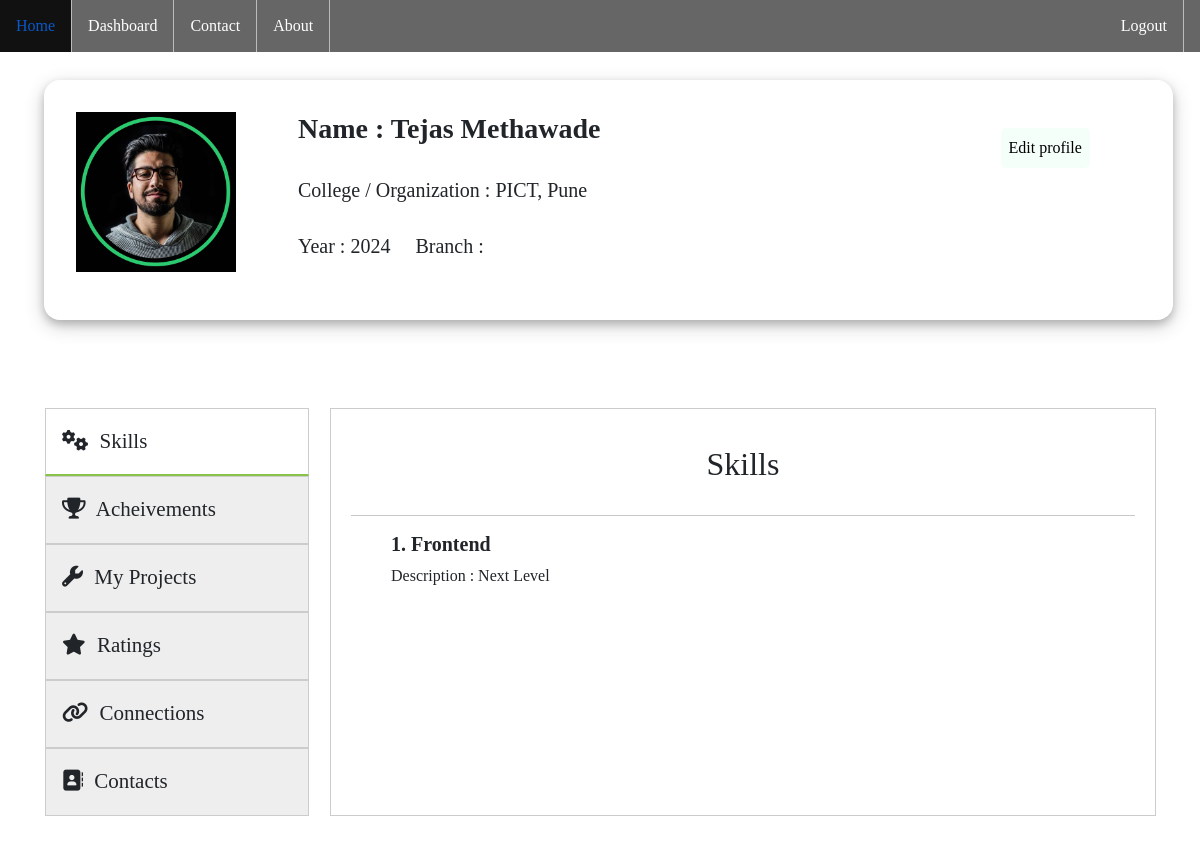
The app's page /panel/profile/ (signed in) with its own data.
### panel/models.py (models this page shows)
class Profile(models.Model):
    user = models.OneToOneField(User,on_delete=models.CASCADE,primary_key=True)
    Profile_photo = models.ImageField(upload_to="images/",null=True,blank=True)
    Gender = models.CharField(max_length=10,default="male")
    Domain = models.CharField(max_length=200,default="Developer")
    Clg_Org = models.CharField(max_length=200,null=True,blank=True)
    Year = models.IntegerField(null=True,blank=True)
    Branch_Dept = models.CharField(max_length=100)
    Working_status = models.BooleanField(default=True)
    Skills = models.JSONField(null=True,blank=True)
    Achivements = models.JSONField(null=True,blank=True)
    Projects = models.ManyToManyField(Project) # null or blank field will not affect many to many field
    Email = models.EmailField()
    Linkedin = models.URLField()
    Mobile = models.CharField(max_length=20)
    def __str__(self) -> str:
        return self.user.username

### panel/views.py (the view)
# urls.py: path('profile/',panelviews.Profile_page,name="Profile"),
def Profile_page(request):
    if request.user.is_authenticated:
        if request.GET:
            user = request.GET["query"]
        else:
            user = request.user.username
        if User.objects.filter(username=user):
            profile_user = User.objects.get(username=user)
        else:
            return redirect(dashboard)
        show = True
        connected = False
        hide = False
        c = 0
        c1 = 0
        c2 = 0
        profile = Profile.objects.get(user=profile_user)
        Sender_Connections = Connection.objects.filter(Sender=Profile.objects.get(user=request.user))
        Recieved_Connections = Connection.objects.filter(Reciever=Profile.objects.get(user=request.user))
        All_Connections = list()
        for i in Sender_Connections:
            if i.Acceptance == False:
                c1+=1;
            else:
                c2+=1
            All_Connections.append(i)
            if i.Reciever == profile:
                if i.Acceptance:
                    connected = True
                show = False
        for i in Recieved_Connections:
            All_Connections.append(i)
            if i.Acceptance == False:
                c+=1;
            else:
                c2+=1
            if i.Sender == profile:
                if i.Acceptance:
                    connected = True
                else:
                    hide = True
                show = False
        return render(request,"Profile page.html",{'profile':profile,'sc':Sender_Connections,'rc':Recieved_Connections,"show":show,'connected':connected,'hide':hide,'c':c,'ac':All_Connections,'c1':c1,'len':c2})
    else:
        return redirect(home)

### templates/Profile Page.html (shortened to what this page needs)
<!doctype html>
<html lang="en">
<head>
  <link href="https://cdn.jsdelivr.net/npm/bootstrap@5.0.2/dist/css/bootstrap.min.css" rel="stylesheet"
>
  <link rel="stylesheet" href="https://cdnjs.cloudflare.com/ajax/libs/font-awesome/6.0.0-beta2/css/all.min.css"
 />
</head>
<body>
  <ul>
    <li><a href="{% url 'home' %}">Home</a></li>
    <li><a href="{% url 'dashboard'%}"">Dashboard</a></li>
    <li><a href=" #">Contact</a></li>
    <li><a href="#">About</a></li>
    <li style="float: right;margin-right: 1rem;"><a href="{% url 'logout' %}">Logout</a></li>
  </ul>
  <div class="container-fluid">
    <div class="top" style="height: 15rem;">
      <div class="img" style="padding: 1rem;">
        <img style="height: 10rem;width:10rem" src="{{profile.Profile_photo.url}}" alt="">
      </div>
      <div class="about" style="padding: 1rem;">
        <h3> <b>Name : {{profile.user.first_name}} {{profile.user.last_name}}</b></h3>
        <br>
        <h5>College / Organization : {{profile.Clg_Org}}</h5>
        <h5>Year : {{profile.Year}} &nbsp; &nbsp; Branch : {{profile.Branch_Dept}}</h5>
      </div>
      <div class="request d-lg-block d-none" style="padding: 1rem;margin-top:1rem;margin-left:20rem;float: right;">
      </div>
      {% if request.user == profile.user %}
      <div class="edit d-lg-block d-none">
        <a href="{% url 'edit' %}">
        <button class="btn2" id="editpr" style="border-radius:5px;">Edit profile</button>
        </a>
      </div>
      {% endif %}
    </div>
    <br>
    <div class="mytabs">
      <div class="season_tabs">
        <div class="season_tab">
          <label for="tab-1">
            <span style="padding: 1px;margin:5px"><i class="fa fa-cogs"></i></span>
            Skills
          </label>
          <div class="season_content">
            <div>
              <h2 style="text-align: center;padding: 1rem;">Skills</h2>
              <hr>
              <div class="form-check form-switch mb-3" style="overflow-y: scroll;max-height: 15rem;">
                {% for i,v in profile.Skills.items %}
                <div>
                  <h5> <strong>{{forloop.counter}}. {{i}} </strong></h5>
                  <span>Description : {{v}} </span>
                </div>
                <br>
                {% endfor %}
              </div>
            </div>
          </div>
        </div>
        <div class="season_tab">
          <label for="tab-2">
            <span style="padding: 1px;margin:5px"><i class="fas fa-trophy mr-1"></i></span>
            Acheivements
          </label>
          <div class="season_content">
            <div>
              <h2 style="text-align: center;padding: 1rem;">Acheivements</h2>
              <div class="form-check form-switch mb-3" style="overflow-y: scroll;max-height: 15rem;">
                {% for i,v in profile.Achivements.items %}
                <div>
                  <h5> <strong>{{forloop.counter}}. {{i}} </strong></h5>
                  <span>Description : {{v}} </span>
                </div>
                <br>
                {% endfor %}
              </div>
            </div>
          </div>
        </div>
        <div class="season_tab">
          <label for="tab-3">
            <span style="padding: 1px;margin:5px"><i class="fas fa-wrench"></i></span>
            My Projects
          </label>
          <div class="season_content">
            <div>
              <h2 style="text-align: center;padding: 1rem;">My Projects </h2>
              <div class="form-check form-switch mb-3" style="overflow-y: scroll;max-height: 15rem;">
              </div>
            </div>
          </div>
          <div class="season_tab">
            <label for="tab-4">
              <span style="padding: 1px;margin:5px"><i class="fa fa-star"></i></span>
              Ratings
            </label>
            <div class="season_content">
              <div>
                <h5 style="display: inline;">Project 1 : </h5>
              </div>
            </div>
          </div>
          {% if request.user != profile.user %}
          <div class="season_tab">
            <input type="radio" id="tab-5" name="tab-group-1">
            <label for="tab-5">
              <span style="padding: 1px;margin:5px"><i class="fa fa-tasks"></i></span>
              Working Status
            </label>
            <div class="season_content">
              <h2 style="text-align: center;padding: 1rem;">Working Status</h2>
              <hr>
              <div class="form-check form-switch mb-3"
                style="display: flex;justify-content: center;align-items: center;">
                {% if profile.Working_status %}
                <input class="form-check-input" type="checkbox" id="flexSwitchCheckDefault1" disabled checked>
                {% else %}
                <input class="form-check-input" type="checkbox" id="flexSwitchCheckDefault1" disabled>
                {% endif %}
                <span for="flexSwitchCheckDefault1" style="margin: 1rem;">Ready to Work</span>
              </div>
            </div>
          </div>
          {% else %}
          <div class="season_tab">
            <label for="tab-5">
              <span style="padding: 1px;margin:5px"><i class="fa fa-link"></i></span>
              Connections
            </label>
            <div class="season_content">
              <h2 style="text-align: center;padding: 1rem;">Connections List</h2>
              <div class="form-check form-switch mb-3">
                <div id="mydiv" style="display: flex;justify-content: center;align-items: center;">
                  <span style="margin: 1rem;">Ready to Work</span>
                  <br>
                </div>
                <div class="tab">
                  <button class="tablinks" onclick="openCity(event, 'Recieved')" id="defaultOpen">Recieved
                    Invites <span style="color: #3b8855;">({{c}})</span></button>
                  <button class="tablinks" onclick="openCity(event, 'Sent')">Sent Invitations <span
                      style="color: #d65;">({{c1}})</span></button>
                  <button class="tablinks" onclick="openCity(event, 'All')">Total Connections <span
                      style="color: #42a2b9;">({{len}})</span></button>
                  <button class="tablinks" id="showall" style="float:right;background-color: #106cf6;color: white;"
                    data-bs-toggle="modal" data-bs-target="#exampleModal">
                  </button>
                </div>
                <div id="Recieved" class="tabcontent">
                  <div class="form-check form-switch mb-3" style="overflow-y: scroll;max-height: 5rem;">
                    <br>
                    {% if c == 0 %}
                    <div>
                      <br>
                      <br>
                    </div>
                    {% endif %}
                  </div>
                </div>
              </div>
            </div>
          </div>
          {% endif %}
        </div>
        <div class="season_tab">
          <label for="tab-6">
            <span style="padding: 1px;margin:5px"><i class="fa-solid fa-address-book"></i></span>
            Contacts
          </label>
          <div class="season_content">
            <div>
              <h3 style="text-align: center;padding: 0.5rem;">Contact Me</h3>
              <h5>Linkedin</h5>
              <a href="{{profile.Linkedin}}" target="_blank">Have a look</a>
              <br>
              <br>
              <h5>Email Id</h5>
              <a href="mailto:{{profile.Email}}">Want to mail ?</a>
              <br>
              <br>
              <h5>Phone</h5>
              <a href="tel:{{profile.Mobile}}">Have a call</a>
            </div>
          </div>
        </div>
      </div>
    </div>
  </div>
  <br><br>
</body>
</html>

### templates/Profile Page.html (style rules this page uses)
* { margin: 0; padding: 0; font-family: Georgia, 'Times New Roman', Times, serif; }
.container-fluid { margin-top: 5rem; }
.top { height: 220px; background-color: #ffffff26; width: 96%; margin: 2rem; padding: 1rem; display: flex; border-radius: 1rem; box-shadow: 0 4px 8px 0 rgba(0, 0, 0, 0.2), 0 6px 20px 0 rgba(0, 0, 0, 0.19); }
.about { margin-left: 30px; }
.request { float: right; }
.edit { margin: 2rem; }
.btn2 { float: right; background-color: #f5fffa; border-radius: 10px; border: none; padding: 0.5rem; }
#hiring, #editpr { transition: all ease-in-out .3s; }
ul { list-style-type: none; margin: 0; padding: 0; overflow: hidden; background-color: #666; position: absolute; top: 0; width: 100%; }
li { float: left; border-right: 1px solid #bbb; }
li a { display: block; color: white; text-align: center; padding: 14px 16px; text-decoration: none; }
.season_tabs { position: relative; min-height: 360px; clear: both; margin: 2rem; }
.season_tab { float: left; clear: both; width: 286px; }
.season_tab label { background: #eee; padding: 10px; border: 1px solid #ccc; margin-left: -1px; font-size: 21px; vertical-align: middle; position: relative; left: 1px; width: 264px; height: 68px; display: table-cell; }
.season_content { position: absolute; top: 0; left: 286px; background: white; right: 0; bottom: 0; padding: 20px; height: 25.5rem; border: 1px solid #ccc; }
.season_content span { animation: 0.5s ease-out 0s 1 slideInFromTop; }
[type=radio]:checked~label { background: white; border-bottom: 2px solid #8bc34a; z-index: 2; }
[type=radio]:checked~label~.season_content { z-index: 1; }
.tab { overflow: hidden; border: 1px solid #ccc; background-color: #f1f1f1; }
.tab button { background-color: inherit; float: left; border: none; outline: none; cursor: pointer; padding: 14px 16px; transition: 0.3s; font-size: 17px; }
.tab button.active { background-color: #ccc; }
.tabcontent { display: none; padding: 6px 12px; -webkit-animation: fadeEffect 1s; animation: fadeEffect 1s; }

### records on screen
Profile: Profile_photo (picture), user.first_name "Tejas", user.last_name "Methawade", Clg_Org "PICT, Pune", Year "2024", Domain "Frontend", v "Next Level"
